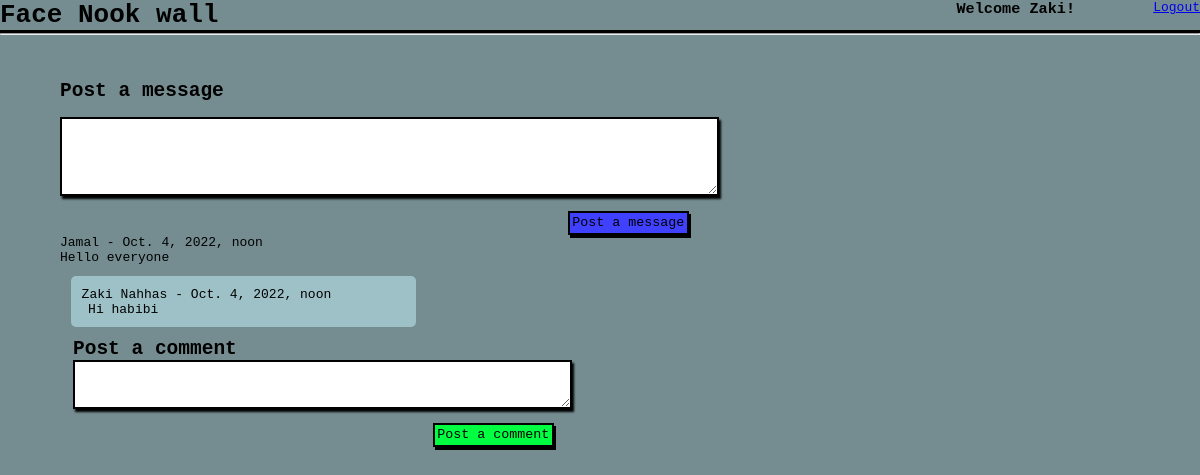
The page /wall/ (signed in) on the database its author committed.
### myLoginApp/models.py (models this page shows)
class User(models.Model):
    firstname = models.CharField(max_length=75, blank = False)
    lastname = models.CharField(max_length=75, blank = False, null = True)
    email = models.CharField(max_length=255, blank = False)
    password = models.CharField(max_length=75, blank = False)
    password_confirm = models.CharField(max_length=75, blank = False)
    created_at = models.DateTimeField(auto_now_add=True)
    updated_at = models.DateTimeField(auto_now=True)
    objects = UserManager()

### TheWallApp/models.py (models this page shows)
class Message(models.Model):
    message_content = models.TextField()
    user = models.ForeignKey(User, related_name = "messages", on_delete = models.CASCADE)
    created_at = models.DateTimeField(auto_now_add=True)
    updated_at = models.DateTimeField(auto_now=True)

class Comment(models.Model):
    comment_content = models.TextField()
    user = models.ForeignKey(User, related_name = "comments", on_delete = models.CASCADE)
    messages = models.ForeignKey(Message, related_name = "comments", on_delete = models.CASCADE, null = True)
    created_at = models.DateTimeField(auto_now_add=True)
    updated_at = models.DateTimeField(auto_now=True)

### TheWallApp/views.py (the view)
# urls.py: path('/', views.wall),
def wall(request):
    context = {
        'messages': Message.objects.all(),
        'comments': Comment.objects.all()
    }
    if 'user_id' in request.session:
            return render(request,'wall.html',context)
    else:
            return render(request,'form.html')

### TheWallApp/templates/wall.html (shortened to what this page needs)
<!DOCTYPE html>
<html lang="en">
<head>
    {% load static %}
    <link rel="stylesheet" type="text/css" href="{% static '/css/styles.css' %}">
</head>
<body>
    <div class="all">
    <div class="container">
    <h1>Face Nook wall</h1>
    <h3>Welcome {{request.session.firstname}}!</h3>
    <div>
        <a href="/">Logout</a>
    </div>
    </div>
    <hr>
    <br><br><br>
    <div class="flex">
    <form action="/wall/create_message" method="post">
        <h2>Post a message</h2>
        <br>
        <textarea name="message_content" cols="80" rows="5"></textarea>
        <div><input class="btn" type="submit" value="Post a message">
        </div>
        </form>
        {% for message in messages reversed %}
        <div>{{message.user.firstname}}      -       {{message.created_at}}</div>
        <div>{{message.message_content}}</div>
            {% for comment in message.comments.all %}
            <ul class="comments">{{comment.user.firstname}} {{comment.user.lastname}}  -
            {{comment.created_at}}
            <li>{{comment.comment_content}}</li></ul>
            {%endfor%}
        <div class="flex2">
            <form action="/wall/create_comment" method="post">
                <h2>Post a comment</h2>
                <textarea name="comment_content" cols="60" rows="3"></textarea>
                <div><input class="btn2" type="submit" value="Post a comment"></div>
            </form>
        </div>
        </div>
        {%endfor%}
    </div>
</body>
</html>

### TheWallApp/static/css/styles.css (style rules this page uses)
* { margin: 0; padding: 0; font-family: monospace; }
body { background-color: rgb(117, 141, 145); }
.container { display: flex; justify-content: space-between; border-bottom: 3px solid black; }
h3 { margin-left: 55%; }
.flex { width: 90%; margin: 0 auto; }
.btn { cursor: pointer; margin-top: 1%; margin-left: 47%; background-color: rgb(64, 64, 255); border: 2px solid black; box-shadow: 2px 3px black; padding: 0.2rem; }
.btn2 { cursor: pointer; margin-top: 1%; margin-left: 37%; background-color: rgb(0, 255, 64); border: 2px solid black; box-shadow: 2px 3px black; padding: 0.2rem; }
.flex2 { width: 90%; margin: 0 1em; }
textarea { border: 2px solid black; box-shadow: 2px 3px 2px rgb(0, 0, 0); }
.comments { width: 30%; background-color: rgb(158, 193, 199); border-radius: 5px; margin: 1%; display: block; padding: 1%; }
ul li { list-style: none; margin-left: .5rem; }

### rows shown on the page
User: session.firstname "Zaki"
Message: user.firstname "Jamal", created_at "Oct. 4, 2022, noon", message_content "Hello everyone"
Comment: user.firstname "Zaki", user.lastname "Nahhas", created_at "Oct. 4, 2022, noon", comment_content "Hi habibi"
